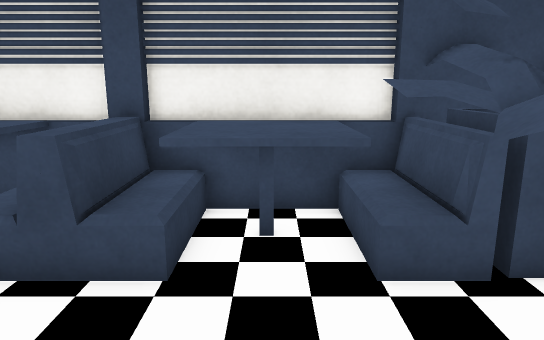
View 1 (above)

12 first-person views from a walk through a Unity game level. The camera is 1.3 m above the floor, tilts 12° down and sees 70° across. The floor is counted in squares, 0.5 m on a side. Each view is taken from the middle of a square. On the plan, view 1 faces up. The plan holds only what a view shows up to about 20 squares ahead; the rest is blank. The player character is not drawn. Some animated figures are not drawn. Some surface patterns are stand-ins.

View 2
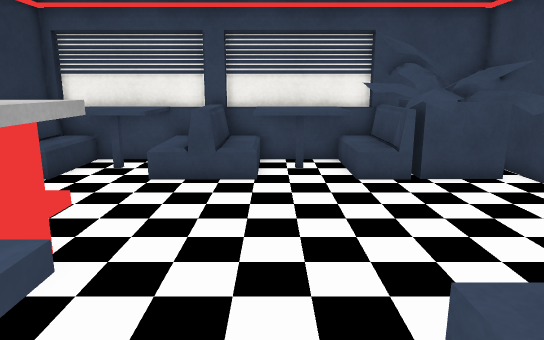

View 3
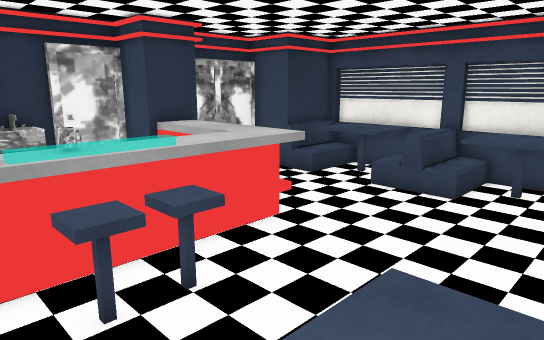

View 4
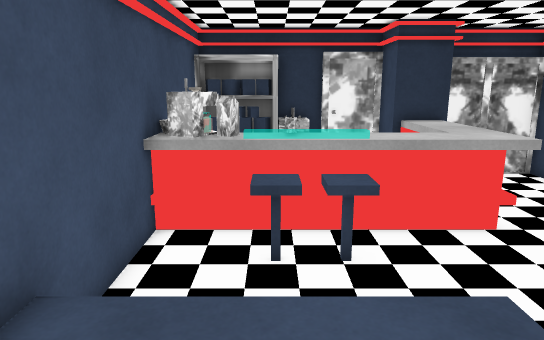

View 5
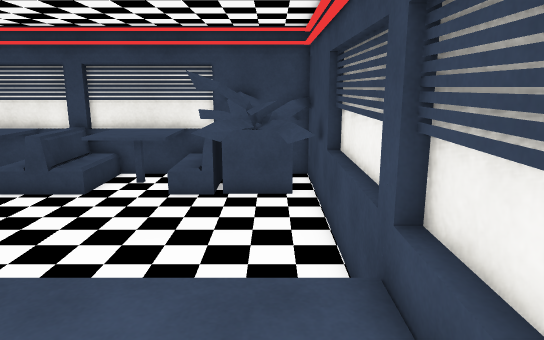

View 6
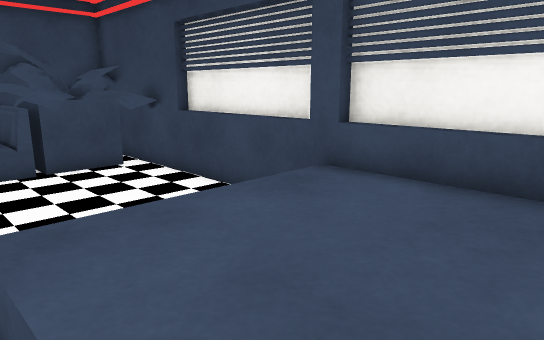

View 7
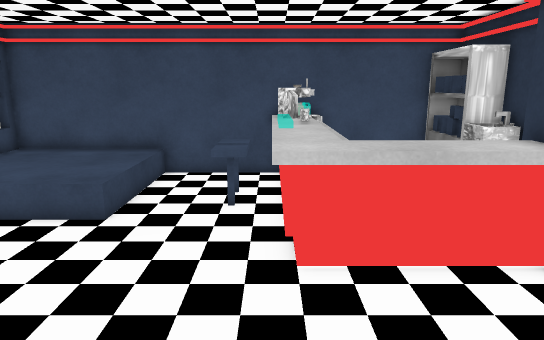

View 8
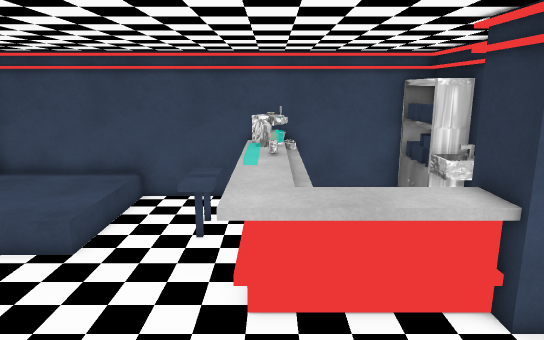

View 9
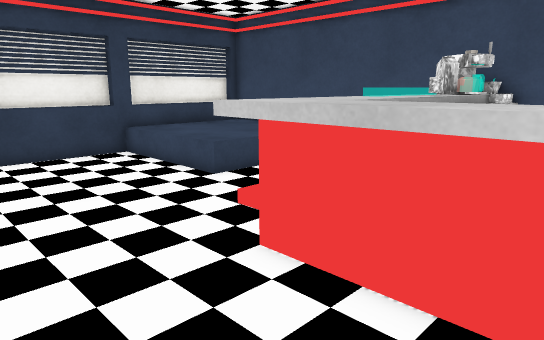

View 10
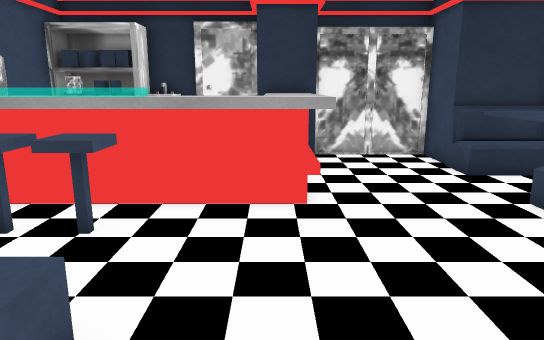

View 11
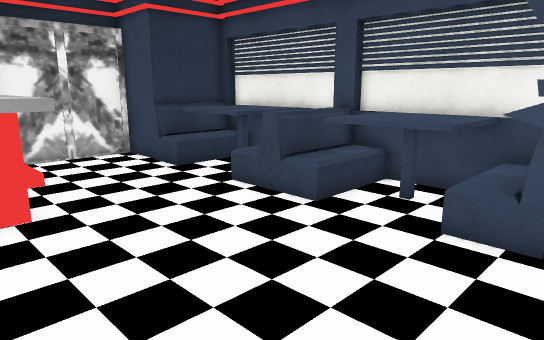

View 12
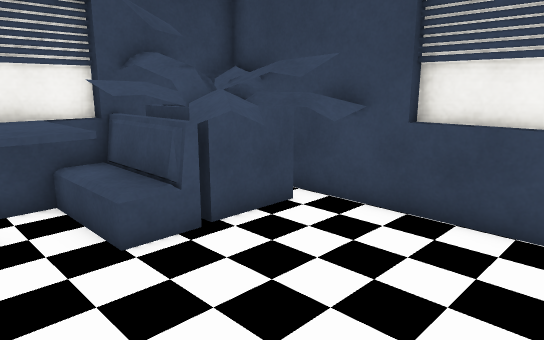

### Floor plan
Key: @ floor where view 1 was taken; # wall or solid block; . main floor; : floor 0.5 m higher than the main floor; + floor 1 m higher than the main floor; / step, stairs or slope; P planter; S sink; H shelf; C container; J jar; O other object.
Columns run from 12 left of view 1 to 7 right of it. Each row starts with its distance up from view 1.
  9             ####
  8    ###########POPPP#
  7    O   +:O    PPPPPP
  6    O     O   OPPPPP#
  5  ###//.//OO...PPPPP#
  4  #.............PPPP#
  3  #................ #
  2  #................ #
  1  ##...............#
  0  ##OOOOOO...@.....#
 -1  ##OOOOOO.........#
 -2  #    OOO......... #
 -3  #    OOO....//////#
 -4 ##    OOOOO..::::::#
 -5 #SS   OOOOO..::::::#
 -6 #SS   OOOOO..::::::#
 -7 #HH   OCO....::::::#
 -8 #HH   JOO....::::::#
 -9 ######OO############

Positions as (right, up) in squares from view 1, and headings:
1: (0, 0), facing up
2: (-1, -6), facing up
3: (3, -8), facing up-left
4: (5, -6), facing left
5: (5, -8), facing up
6: (0, -8), facing up-right
7: (-4, 7), facing down
8: (-5, 7), facing down
9: (-9, 4), facing down-right
10: (4, -1), facing left
11: (4, -2), facing up-left
12: (-1, -1), facing up-right
